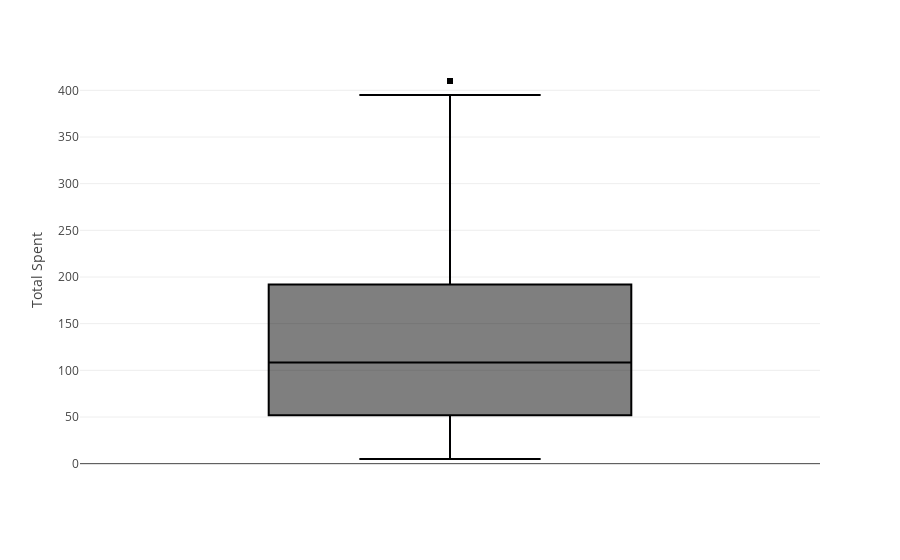

Write notebook code for a chart like this one.
### Code cell
px.box(df, y='Total Spent')

### Figure 1 — Plotly figure (JSON) as saved in the notebook; plotly's stock layout.template omitted (floating-point values rounded to 4 significant figures; data arrays with more than 128 entries replaced by an {"elided": "..."} marker saying what was removed)
{"data": [{"alignmentgroup": "True", "hovertemplate": "Total Spent=%{y}<extra></extra>", "legendgroup": "", "marker": {"color": "#000001"}, "name": "", "notched": false, "offsetgroup": "", "orientation": "v", "showlegend": false, "type": "box", "x0": " ", "xaxis": "x", "y": {"elided": "11362 float values"}, "y0": " ", "yaxis": "y"}], "layout": {"boxmode": "group", "legend": {"tracegroupgap": 0}, "margin": {"t": 60}, "xaxis": {"anchor": "y", "domain": [0, 1]}, "yaxis": {"anchor": "x", "domain": [0, 1], "title": {"text": "Total Spent"}}}}
